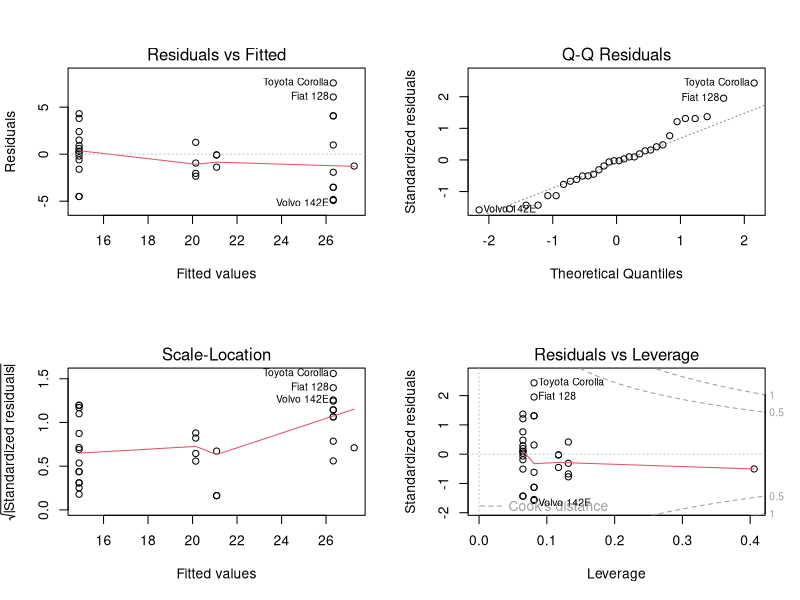
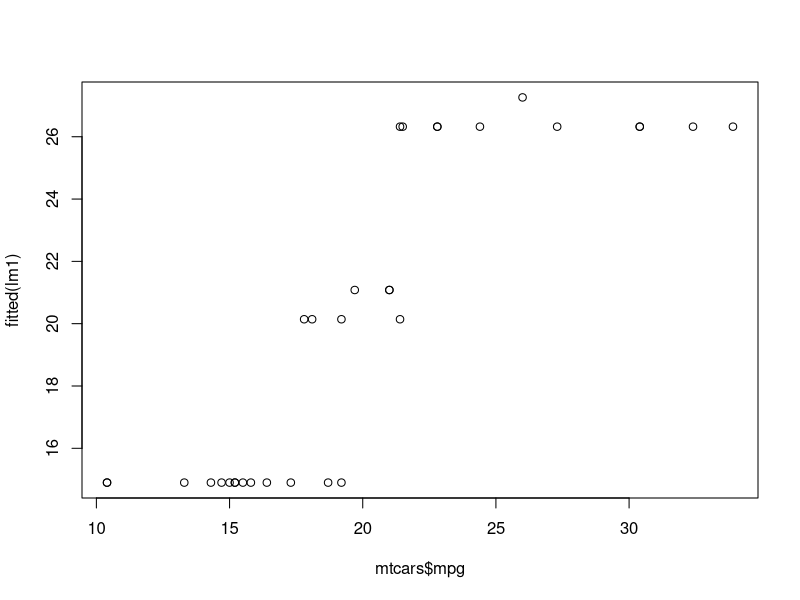
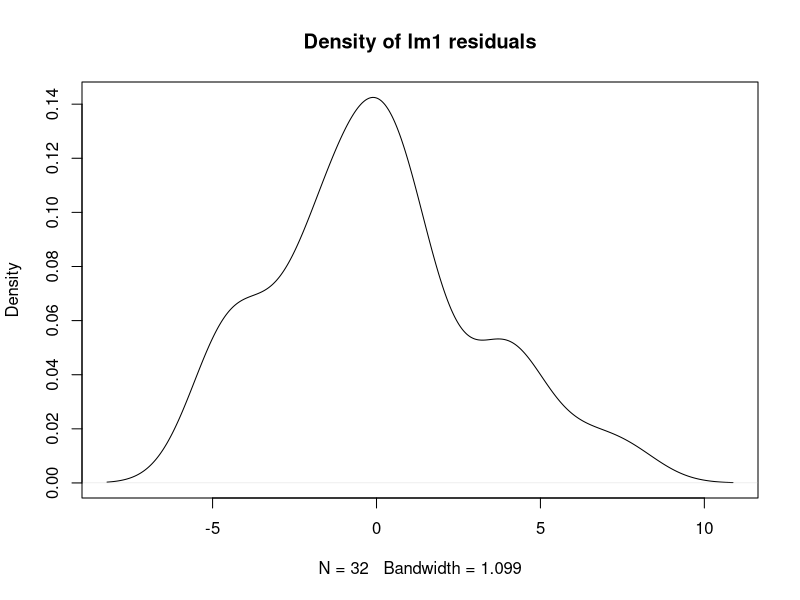
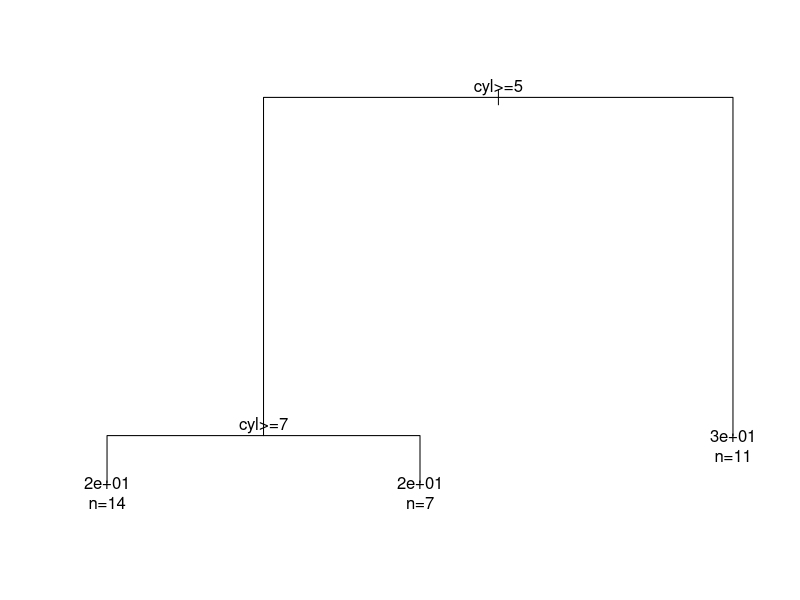

These figures' R source, in order:
## ---- chunk 1
knitr::opts_chunk$set(collapse = TRUE, dev = "png", comment = "#>")
#Sys.setlocale('LC_ALL','C') # Embed this directly in the Rmarkdown script that contains the Chinese character comment
options(digits=3)
options(max.print=200)
## ---- chunk 2
vec1 = c(1, 2, 3)
typeof(vec1)
class(vec1)
## ---- chunk 3
data1 = data.frame(x = 1:3, y = rnorm(3))

typeof(data1)

class(data1)
## ---- chunk 4
head
## ---- chunk 5
num_vec = c(1, 2, 3, 4, 5)
data_frame = data.frame(x = 1:5, y = rnorm(5))
## ---- chunk 6
head(num_vec, 3)
head(data_frame, 3)
## ---- chunk 7
methods("head")
## ---- chunk 8
lm1 = lm(mpg ~ cyl + vs, data = mtcars)
## ---- chunk 9
typeof(lm1)

class(lm1)
## ---- chunk 10
lm1
## ---- chunk 11
print(lm1)
## ---- chunk 12
identical(getS3method("print", "lm"), stats:::print.lm)
## ---- chunk 13
summary(lm1)
## ---- chunk 14
lm1summary = summary(lm1)
typeof(lm1summary)

class(lm1summary)
## ---- chunk 15
names(lm1summary)
## ---- chunk 16
oldpar = par(mfrow = c(2, 2))
plot(lm1)
par(oldpar)
## ---- chunk 17
predict(lm1, data.frame(cyl = c(6, 8), vs = c(1, 1)))
## ---- chunk 18
plot(mtcars$mpg, fitted(lm1))
## ---- chunk 19
plot(density(residuals(lm1)),
     main = "Density of lm1 residuals")
## ---- chunk 20
if(!require("rpart")) install.packages("rpart")
library(rpart)
## ---- chunk 21
tree_model = rpart(mpg ~ cyl + vs, data = mtcars)
## ---- chunk 22
typeof(tree_model)
class(tree_model)
## ---- chunk 23
print(tree_model)
## ---- chunk 24
summary(tree_model)
## ---- chunk 25
oldpar = par(xpd = NA)
plot(tree_model)
text(tree_model, use.n = TRUE)
par(oldpar)
## ---- chunk 26
generic_head = function(x, n)
    UseMethod("generic_head")
## ---- chunk 27
generic_head.default = function(x, n){
    x[1:n]
}
## ---- chunk 28
generic_head(num_vec, 3)
